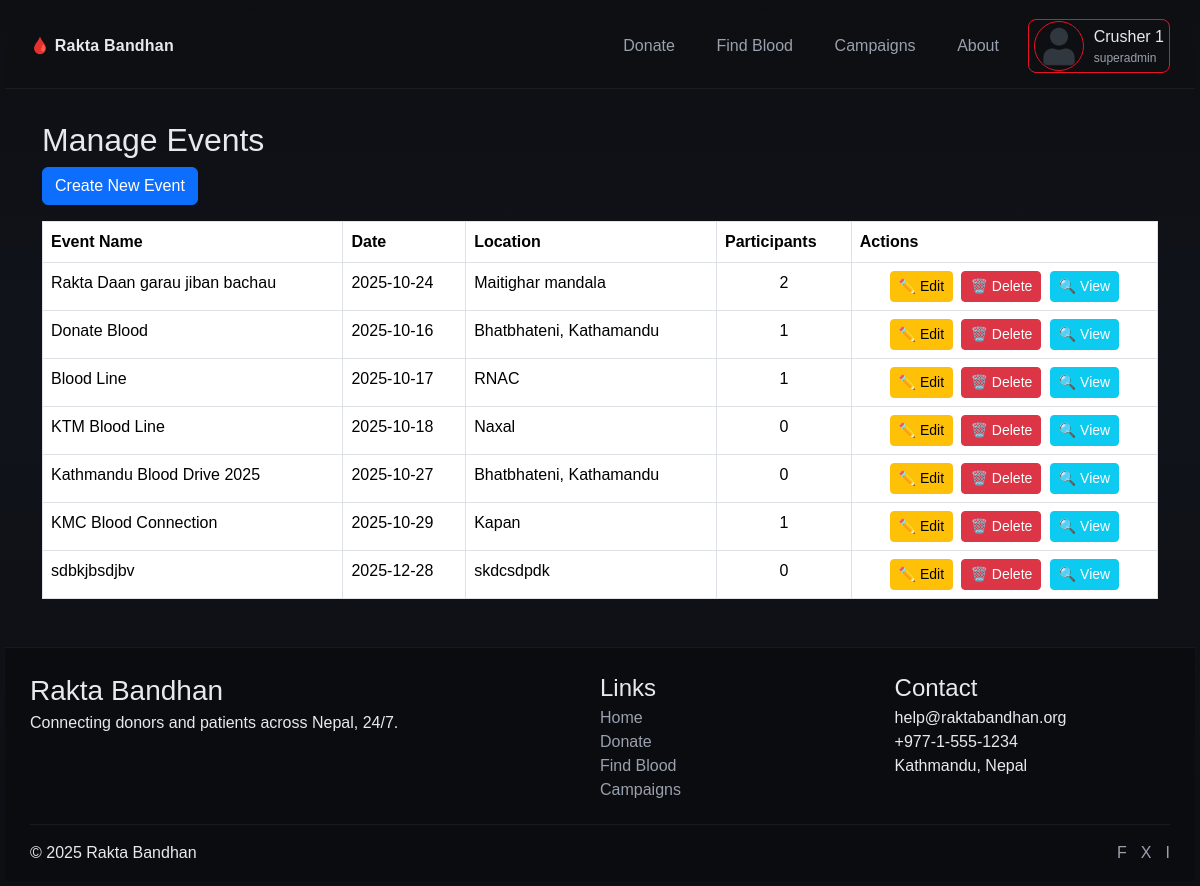
Page /admin/events (signed in) on the earlier database version.
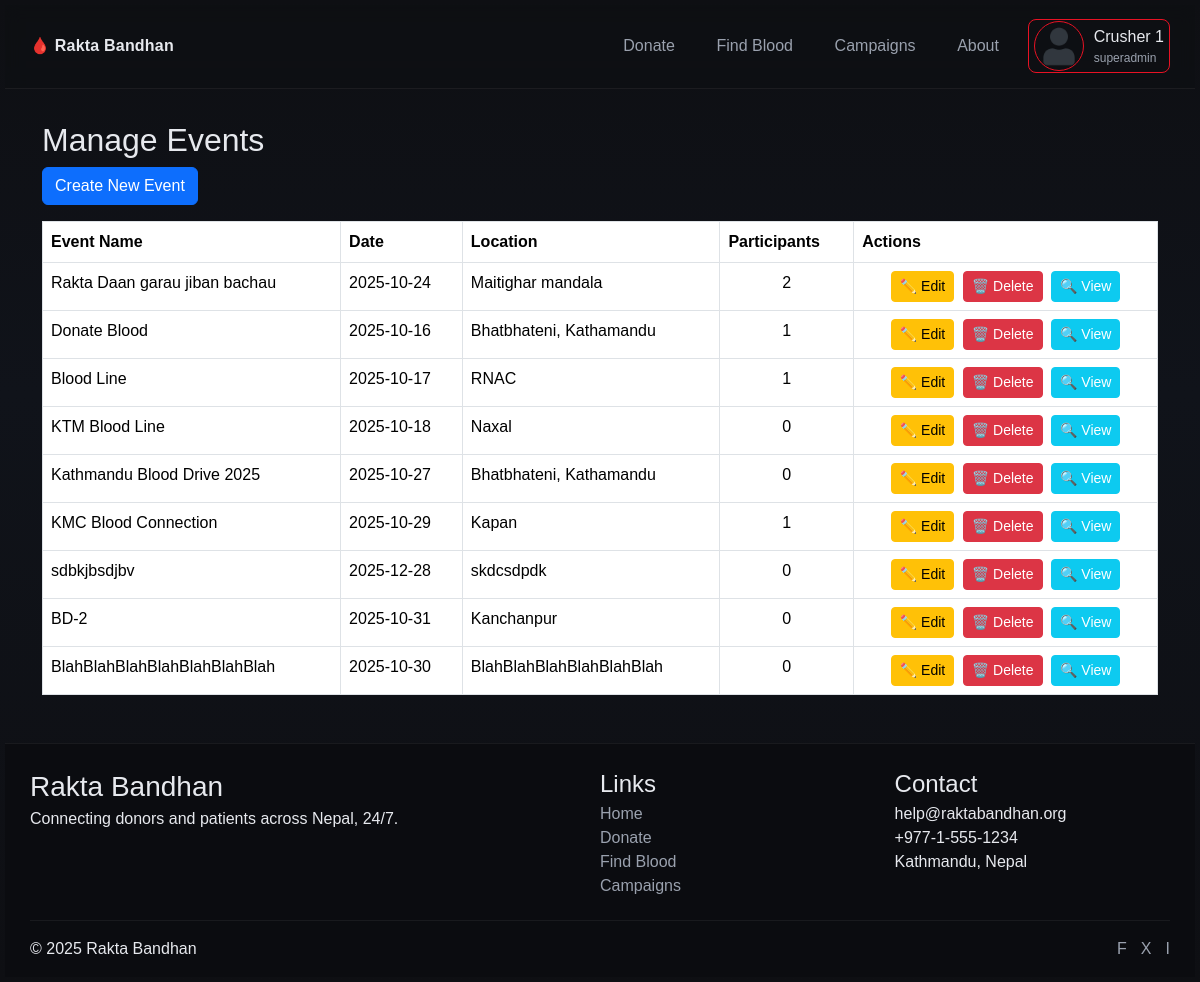
Same page on the later database version.
### models.py (models this page shows)
class Campaign(db.Model):
    __tablename__ = "campaigns"
    id = db.Column(db.Integer, primary_key=True)
    title = db.Column(db.String(100), nullable=False)
    camp_img = db.Column(db.String(255), nullable=True)
    location = db.Column(db.String(100), nullable=False)
    date = db.Column(db.Date, nullable=False)
    organizer = db.Column(db.String(100), nullable=True)
    description = db.Column(db.Text, nullable=True)
    participants = db.relationship("Participant", backref="event", lazy=True)

### routes/dashboard_routes.py (the view)
@app.route("/admin/events")
@login_required
def admin_events():
    if current_user.role not in ["admin", "superadmin"]:
        return render_template("error/403.html"), 403
    events = Campaign.query.all()
    participant_count = sum(len(event.participants) for event in events)
    return render_template("admin/events/manage_events.html", events=events, participant_count=participant_count)

### app.py (called while the page is built)
@login_manager.user_loader
def load_user(user_id):
    if not user_id or user_id == "None":
        return None
    return User.query.get(int(user_id))

@app.context_processor
def inject_name():
    if current_user.is_authenticated:
        role = current_user.role.capitalize()
        return dict(name=f"{current_user.username} ({role})")
    return dict(name="")

@app.context_processor
def utility_processor():
    return dict(flash_categories=flash_categories)

### templates/admin/events/manage_events.html
{% extends 'base.html' %}
{% block content %}
<div class="mt-4">
    <h2>Manage Events</h2>
    <div class="mb-3">
        <a href="{{ url_for('add_campaign') }}" class="btn btn-primary">Create New Event</a>
    </div>
    <table class="table table-bordered">
        <thead>
            <tr>
                <th>Event Name</th>
                <th>Date</th>
                <th>Location</th>
                <th>Participants</th>
                <th>Actions</th>
            </tr>
        </thead>
        <tbody>
            {% if events %}
            {% for event in events %}
            <tr>
                <td>{{ event.title }}</td>
                <td>{{ event.date }}</td>
                <td>{{ event.location }}</td>
                <td class="text-center ">{{ event.participants | length }}</td>
                <td class="text-center">
                    <a href="{{ url_for('admin_edit_event', event_id=event.id) }}" class="btn btn-sm btn-warning me-1">✏️ Edit</a>
                    <a href="{{ url_for('admin_delete_event', event_id=event.id) }}"
                        class="btn btn-sm btn-danger me-1"
                        onclick="return confirm('Delete this event?');">🗑️ Delete</a>
                    <a href="{{ url_for('admin_event_detail', event_id=event.id) }}" class="btn btn-sm btn-info text-white">🔍 View</a>
                </td>
            </tr>
            {% endfor %}
            {% else %}
            <tr>
                <td colspan="5" class="text-center">No events found.</td>
            </tr>
            {% endif %}
        </tbody>
    </table>
</div>
{% endblock %}

Differences in the rows shown:
added Campaign: title "BD-2", date "2025-10-31", location "Kanchanpur", participants|length "0"
added Campaign: title "BlahBlahBlahBlahBlahBlahBlah", date "2025-10-30", location "BlahBlahBlahBlahBlahBlah", participants|length "0"
